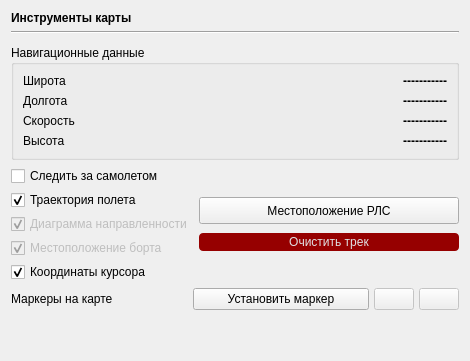
      <widget class="QWidget" name="map_tab">
       <attribute name="icon">
        <iconset resource="img.qrc">
         <normaloff>:/tabIcons/map.png</normaloff>:/tabIcons/map.png</iconset>
       </attribute>
       <attribute name="title">
        <string/>
       </attribute>
       <layout class="QGridLayout" name="gridLayout_5">
        <item row="5" column="2">
         <layout class="QVBoxLayout" name="verticalLayout">
          <property name="spacing">
           <number>3</number>
          </property>
          <item>
           <spacer name="verticalSpacer_9">
            <property name="orientation">
             <enum>Qt::Vertical</enum>
            </property>
            <property name="sizeType">
             <enum>QSizePolicy::Maximum</enum>
            </property>
            <property name="sizeHint" stdset="0">
             <size>
              <width>20</width>
              <height>25</height>
             </size>
            </property>
           </spacer>
          </item>
          <item>
           <widget class="QPushButton" name="panGPS">
            <property name="sizePolicy">
             <sizepolicy hsizetype="Expanding" vsizetype="Fixed">
              <horstretch>0</horstretch>
              <verstretch>0</verstretch>
             </sizepolicy>
            </property>
            <property name="minimumSize">
             <size>
              <width>0</width>
              <height>0</height>
             </size>
            </property>
            <property name="maximumSize">
             <size>
              <width>999999</width>
              <height>27</height>
             </size>
            </property>
            <property name="cursor">
             <cursorShape>PointingHandCursor</cursorShape>
            </property>
            <property name="text">
             <string>Местоположение РЛС</string>
            </property>
            <property name="icon">
             <iconset resource="img.qrc">
              <normaloff>:/img/nav_pan.png</normaloff>:/img/nav_pan.png</iconset>
            </property>
            <property name="iconSize">
             <size>
              <width>21</width>
              <height>21</height>
             </size>
            </property>
           </widget>
          </item>
          <item>
           <widget class="QPushButton" name="clearTrack">
            <property name="styleSheet">
             <string notr="true">QPushButton {
  background-color: rgb(150, 0, 0);
  color: #E0E1E3;
  border-radius: 4px;
  padding: 2px;
  outline: none;
  border: none;
}

QPushButton:disabled {
  background-color: rgb(131, 79, 79);
  color: #9DA9B5;
  border-radius: 4px;
  padding: 2px;
}

QPushButton:hover {
  background-color: rgb(191, 118, 118);
  color: #E0E1E3;
}

QPushButton:pressed {
  background-color: rgb(223, 223, 223);
}
</string>
            </property>
            <property name="text">
             <string>Очистить трек</string>
            </property>
           </widget>
          </item>
          <item>
           <spacer name="verticalSpacer_2">
            <property name="orientation">
             <enum>Qt::Vertical</enum>
            </property>
            <property name="sizeType">
             <enum>QSizePolicy::Maximum</enum>
            </property>
            <property name="sizeHint" stdset="0">
             <size>
              <width>20</width>
              <height>25</height>
             </size>
            </property>
           </spacer>
          </item>
         </layout>
        </item>
        <item row="4" column="0" colspan="3">
         <widget class="QGroupBox" name="NAVSAR">
          <property name="sizePolicy">
           <sizepolicy hsizetype="Expanding" vsizetype="Fixed">
            <horstretch>0</horstretch>
            <verstretch>0</verstretch>
           </sizepolicy>
          </property>
          <property name="title">
           <string>Навигационные данные</string>
          </property>
          <property name="flat">
           <bool>false</bool>
          </property>
          <layout class="QFormLayout" name="formLayout">
           <item row="0" column="0">
            <widget class="QLabel" name="nav_latlabel">
             <property name="frameShape">
              <enum>QFrame::NoFrame</enum>
             </property>
             <property name="text">
              <string>Широта</string>
             </property>
            </widget>
           </item>
           <item row="0" column="1">
            <widget class="QLabel" name="nav_latdisp">
             <property name="text">
              <string>&lt;html&gt;&lt;head/&gt;&lt;body&gt;&lt;p&gt;&lt;span style=&quot; font-weight:600;&quot;&gt;-----------&lt;/span&gt;&lt;/p&gt;&lt;/body&gt;&lt;/html&gt;</string>
             </property>
             <property name="scaledContents">
              <bool>false</bool>
             </property>
             <property name="alignment">
              <set>Qt::AlignRight|Qt::AlignTrailing|Qt::AlignVCenter</set>
             </property>
             <property name="textInteractionFlags">
              <set>Qt::LinksAccessibleByMouse|Qt::TextSelectableByMouse</set>
             </property>
            </widget>
           </item>
           <item row="1" column="0">
            <widget class="QLabel" name="nav_lonlabel">
             <property name="text">
              <string>Долгота</string>
             </property>
            </widget>
           </item>
           <item row="1" column="1">
            <widget class="QLabel" name="nav_londisp">
             <property name="text">
              <string>&lt;html&gt;&lt;head/&gt;&lt;body&gt;&lt;p&gt;&lt;span style=&quot; font-weight:600;&quot;&gt;-----------&lt;/span&gt;&lt;/p&gt;&lt;/body&gt;&lt;/html&gt;</string>
             </property>
             <property name="scaledContents">
              <bool>false</bool>
             </property>
             <property name="alignment">
              <set>Qt::AlignRight|Qt::AlignTrailing|Qt::AlignVCenter</set>
             </property>
             <property name="textInteractionFlags">
              <set>Qt::LinksAccessibleByMouse|Qt::TextSelectableByMouse</set>
             </property>
            </widget>
           </item>
           <item row="2" column="0">
            <widget class="QLabel" name="nav_acclabel">
             <property name="text">
              <string>Скорость</string>
             </property>
            </widget>
           </item>
           <item row="2" column="1">
            <widget class="QLabel" name="nav_accdisp">
             <property name="text">
              <string>&lt;html&gt;&lt;head/&gt;&lt;body&gt;&lt;p&gt;&lt;span style=&quot; font-weight:600;&quot;&gt;-----------&lt;/span&gt;&lt;/p&gt;&lt;/body&gt;&lt;/html&gt;</string>
             </property>
             <property name="scaledContents">
              <bool>false</bool>
             </property>
             <property name="alignment">
              <set>Qt::AlignRight|Qt::AlignTrailing|Qt::AlignVCenter</set>
             </property>
             <property name="textInteractionFlags">
              <set>Qt::LinksAccessibleByMouse|Qt::TextSelectableByMouse</set>
             </property>
            </widget>
           </item>
           <item row="3" column="0">
            <widget class="QLabel" name="nav_altlabel">
             <property name="text">
              <string>Высота</string>
             </property>
            </widget>
           </item>
           <item row="3" column="1">
            <widget class="QLabel" name="nav_altdisp">
             <property name="text">
              <string>&lt;html&gt;&lt;head/&gt;&lt;body&gt;&lt;p&gt;&lt;span style=&quot; font-weight:600;&quot;&gt;-----------&lt;/span&gt;&lt;/p&gt;&lt;/body&gt;&lt;/html&gt;</string>
             </property>
             <property name="scaledContents">
              <bool>false</bool>
             </property>
             <property name="alignment">
              <set>Qt::AlignRight|Qt::AlignTrailing|Qt::AlignVCenter</set>
             </property>
             <property name="textInteractionFlags">
              <set>Qt::LinksAccessibleByMouse|Qt::TextSelectableByMouse</set>
             </property>
            </widget>
           </item>
          </layout>
         </widget>
        </item>
        <item row="7" column="0" colspan="3">
         <layout class="QHBoxLayout" name="markerLayout">
          <property name="spacing">
           <number>5</number>
          </property>
          <property name="sizeConstraint">
           <enum>QLayout::SetMinimumSize</enum>
          </property>
          <item>
           <widget class="QLabel" name="label">
            <property name="sizePolicy">
             <sizepolicy hsizetype="Expanding" vsizetype="Preferred">
              <horstretch>0</horstretch>
              <verstretch>0</verstretch>
             </sizepolicy>
            </property>
            <property name="text">
             <string>Маркеры на карте</string>
            </property>
           </widget>
          </item>
          <item>
           <widget class="QPushButton" name="placeMarkerButton">
            <property name="sizePolicy">
             <sizepolicy hsizetype="Expanding" vsizetype="Fixed">
              <horstretch>0</horstretch>
              <verstretch>0</verstretch>
             </sizepolicy>
            </property>
            <property name="text">
             <string>Установить маркер</string>
            </property>
            <property name="icon">
             <iconset resource="img.qrc">
              <normaloff>:/img/add_marker.png</normaloff>:/img/add_marker.png</iconset>
            </property>
            <property name="checkable">
             <bool>false</bool>
            </property>
           </widget>
          </item>
          <item>
           <widget class="QPushButton" name="saveMarkerButton">
            <property name="enabled">
             <bool>false</bool>
            </property>
            <property name="sizePolicy">
             <sizepolicy hsizetype="Fixed" vsizetype="Fixed">
              <horstretch>0</horstretch>
              <verstretch>0</verstretch>
             </sizepolicy>
            </property>
            <property name="text">
             <string/>
            </property>
            <property name="icon">
             <iconset resource="img.qrc">
              <normaloff>:/img/save.png</normaloff>:/img/save.png</iconset>
            </property>
           </widget>
          </item>
          <item>
           <widget class="QPushButton" name="loadMarkerButton">
            <property name="enabled">
             <bool>false</bool>
            </property>
            <property name="sizePolicy">
             <sizepolicy hsizetype="Fixed" vsizetype="Fixed">
              <horstretch>0</horstretch>
              <verstretch>0</verstretch>
             </sizepolicy>
            </property>
            <property name="text">
             <string/>
            </property>
            <property name="icon">
             <iconset resource="img.qrc">
              <normaloff>:/img/load.png</normaloff>:/img/load.png</iconset>
            </property>
           </widget>
          </item>
         </layout>
        </item>
        <item row="1" column="0" colspan="3">
         <widget class="Line" name="line">
          <property name="orientation">
           <enum>Qt::Horizontal</enum>
          </property>
         </widget>
        </item>
        <item row="9" column="1">
         <spacer name="verticalSpacer_3">
          <property name="orientation">
           <enum>Qt::Vertical</enum>
          </property>
          <property name="sizeType">
           <enum>QSizePolicy::Expanding</enum>
          </property>
          <property name="sizeHint" stdset="0">
           <size>
            <width>20</width>
            <height>40</height>
           </size>
          </property>
         </spacer>
        </item>
        <item row="2" column="0">
         <spacer name="verticalSpacer_6">
          <property name="orientation">
           <enum>Qt::Vertical</enum>
          </property>
          <property name="sizeType">
           <enum>QSizePolicy::Fixed</enum>
          </property>
          <property name="sizeHint" stdset="0">
           <size>
            <width>20</width>
            <height>5</height>
           </size>
          </property>
         </spacer>
        </item>
        <item row="5" column="0" colspan="2">
         <layout class="QGridLayout" name="gridLayout_2">
          <property name="verticalSpacing">
           <number>4</number>
          </property>
          <item row="0" column="1">
           <widget class="QCheckBox" name="nav_follow">
            <property name="text">
             <string>Следить за самолетом</string>
            </property>
            <property name="icon">
             <iconset resource="img.qrc">
              <normaloff>:/img/follow.png</normaloff>:/img/follow.png</iconset>
            </property>
           </widget>
          </item>
          <item row="1" column="1">
           <widget class="QCheckBox" name="nav_displayroute">
            <property name="enabled">
             <bool>true</bool>
            </property>
            <property name="text">
             <string>Траектория полета</string>
            </property>
            <property name="icon">
             <iconset resource="img.qrc">
              <normaloff>:/img/route.png</normaloff>:/img/route.png</iconset>
            </property>
            <property name="checked">
             <bool>true</bool>
            </property>
           </widget>
          </item>
          <item row="3" column="1">
           <widget class="QCheckBox" name="nav_displaytriangle">
            <property name="enabled">
             <bool>false</bool>
            </property>
            <property name="text">
             <string>Диаграмма направленности</string>
            </property>
            <property name="icon">
             <iconset resource="img.qrc">
              <normaloff>:/img/radar.png</normaloff>:/img/radar.png</iconset>
            </property>
            <property name="checked">
             <bool>true</bool>
            </property>
           </widget>
          </item>
          <item row="5" column="1">
           <widget class="QCheckBox" name="showCoordsBox">
            <property name="sizePolicy">
             <sizepolicy hsizetype="Preferred" vsizetype="Preferred">
              <horstretch>0</horstretch>
              <verstretch>0</verstretch>
             </sizepolicy>
            </property>
            <property name="maximumSize">
             <size>
              <width>16777215</width>
              <height>25</height>
             </size>
            </property>
            <property name="text">
             <string>Координаты курсора</string>
            </property>
            <property name="icon">
             <iconset resource="img.qrc">
              <normaloff>:/img/take_coords.png</normaloff>:/img/take_coords.png</iconset>
            </property>
            <property name="checked">
             <bool>true</bool>
            </property>
           </widget>
          </item>
          <item row="4" column="1">
           <widget class="QCheckBox" name="planeCheckbox">
            <property name="enabled">
             <bool>false</bool>
            </property>
            <property name="text">
             <string>Местоположение борта</string>
            </property>
            <property name="icon">
             <iconset resource="img.qrc">
              <normaloff>:/img/planeSmall.png</normaloff>:/img/planeSmall.png</iconset>
            </property>
            <property name="checked">
             <bool>true</bool>
            </property>
           </widget>
          </item>
         </layout>
        </item>
        <item row="0" column="0" colspan="3">
         <widget class="QLabel" name="label_5">
          <property name="frameShape">
           <enum>QFrame::NoFrame</enum>
          </property>
          <property name="frameShadow">
           <enum>QFrame::Plain</enum>
          </property>
          <property name="lineWidth">
           <number>0</number>
          </property>
          <property name="midLineWidth">
           <number>0</number>
          </property>
          <property name="text">
           <string>&lt;html&gt;&lt;head/&gt;&lt;body&gt;&lt;p&gt;&lt;span style=&quot; font-weight:600;&quot;&gt;Инструменты карты&lt;/span&gt;&lt;/p&gt;&lt;/body&gt;&lt;/html&gt;</string>
          </property>
          <property name="textFormat">
           <enum>Qt::AutoText</enum>
          </property>
         </widget>
        </item>
       </layout>
      </widget>
